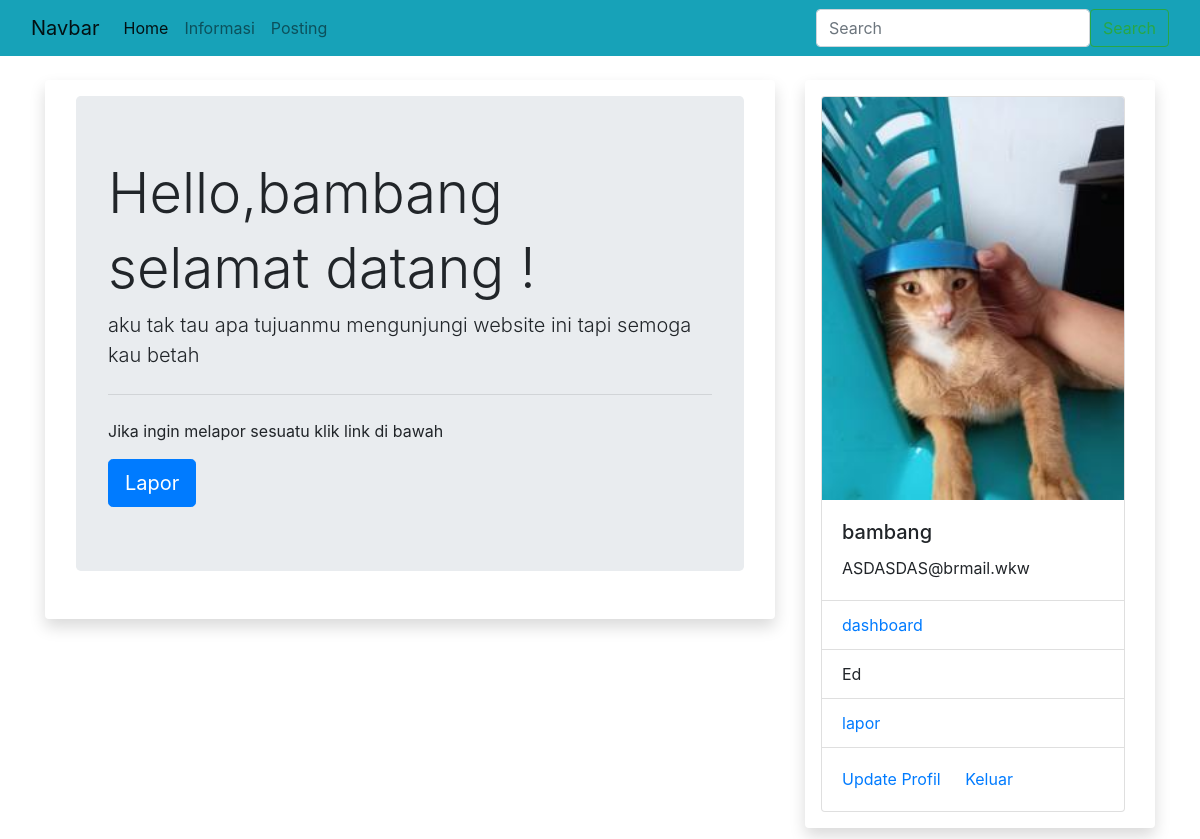
The app's page /akun (signed in) with its own data.
### sim/models.py (models this page shows, shortened)
class Tmahasiswa(db.Model,UserMixin): #tambahkan
    id = db.Column(db.Integer, primary_key=True)
    npm = db.Column(db.String(15), unique=True, nullable=False)
    nama = db.Column(db.String(20) , nullable=False)
    email = db.Column(db.String(20),unique=True, nullable=False)
    password = db.Column(db.String(60), nullable=False)
    kelas = db.Column(db.String(20), nullable=False)
    alamat = db.Column(db.String(100), nullable=False)
    foto = db.Column(db.String(20), nullable=False, default='default.jpg')
    pengaduans = db.relationship('Tpengaduan', backref='mahasiswa')#backref itu relasi/hubungan antar ttabel

### sim/mahasiswa/routes.py (the view)
@rmahasiswa.route("/akun")
@login_required # ini akan membuat halamanya hanya bisa dibuka saat user sudah login
def akun():
    return render_template('akun.html')

### sim/models.py (called while the page is built)
@login_manager.user_loader
def load_user(mahasiswa_id):
    return Tmahasiswa.query.get(int(mahasiswa_id))

### sim/templates/akun.html
{% extends "base.html" %}
{% block konten %}
<div class="container">
    <div class="jumbotron">
      <h1 class="display-4">Hello,{{current_user.nama}} </h1>
        <h1 class="display-4">selamat datang !</h1>
        <p class="lead">aku tak tau apa tujuanmu mengunjungi website ini tapi semoga kau betah </p>
        <hr class="my-4">
        <p>Jika ingin melapor sesuatu klik link di bawah</p>
        <a class="btn btn-primary btn-lg" href="{{url_for('rmahasiswa.laporan')}}" role="button">Lapor</a>
      </div>
</div>
{% endblock %}

### sim/templates/base.html (shortened to what this page needs)
<!DOCTYPE html>
<html>
<head>
    <link rel="stylesheet" type="text/css" href="{{url_for('static',filename="css/bootstrap.min.css")}}">
    <link rel="stylesheet" type="text/css" href="{{url_for('static',filename="css/style.css")}}">
</head>
<body>
  <nav class="navbar navbar-expand-lg navbar-light bg-info">
        <div class="container-fluid">
          <a class="navbar-brand" href="#">Navbar</a>
          <div class="collapse navbar-collapse" id="navbarSupportedContent">
            <ul class="navbar-nav me-auto mb-2 mb-lg-0">
              <li class="nav-item">
                <a class="nav-link active" aria-current="page" href="{{url_for("rmahasiswa.rumah")}}">Home</a>
              </li>
              <li class="nav-item">
                <a class="nav-link" href="{{url_for("rmahasiswa.informasi")}}">Informasi</a>
              </li>
              {% if current_user.is_authenticated %}
              <li class="nav-item">
                <a class="nav-link" href="{{url_for("rmahasiswa.agenda_inf")}}">Posting</a>
              </li>
              {% else %}
              <li class="nav-item">
                  <a class="nav-link" href="{{url_for("rmahasiswa.daftar")}}">Daftar</a></li>
              <li class="nav-item">
                  <a class="nav-link" href="{{url_for("rmahasiswa.login")}}">Login</a></li>
              {%endif%}
            </ul>
            </div>
            <div col-md-7>
              <form class="d-flex">
                <input class="form-control me-2" type="search" placeholder="Search" aria-label="Search">
                <button class="btn btn-outline-success" type="submit">Search</button>
              </form>
            </div>
          </div>
      </nav>
      <div class="container mt-4">
        <div class="row">
          <div class="col-md-8">
            <div class="shadow p-3 mb-5 bg- rounded">
              {% block konten %}
              {% endblock %}
            </div>
        </div>
        <div class="col-md-4">
        <div class="shadow p-3 mb-5 bg- rounded">
          {% if current_user.is_authenticated %}
          <div class="card" style="width: 19rem;">
            <img src="{{url_for('static', filename= 'foto/'+current_user.foto )}} " class="card-img-top" alt="...">
            <div class="card-body">
              <h5 class="card-title">{{current_user.nama}}</h5>
              <p class="card-text">{{current_user.email}}</p>
            </div>
            <ul class="list-group list-group-flush">
              <li class="list-group-item"><a href="{{url_for('rmahasiswa.akun')}}">dashboard</a> </li>
              <li class="list-group-item">Ed</li>
              <li class="list-group-item">
                <a href="{{url_for('rmahasiswa.laporan')}}">lapor</a>
              </li>
            </ul>
            <div class="card-body">
              <a href="{{url_for('rmahasiswa.edit')}}" class="card-link">Update Profil</a>
              <a href="{{url_for('rmahasiswa.keluar')}}" class="card-link">Keluar</a>
            </div>
          </div>
          {% else %}
          <h1>Menu Lain</h1>
          <li>data mahasiswa</li>
          <li>data dosen</li>
          {% endif %}
          </div>
        </div>
      </div>
    </div>
  </body>
</html>

### records on screen
Tmahasiswa: nama "bambang", foto (picture), email "ASDASDAS@brmail.wkw"
